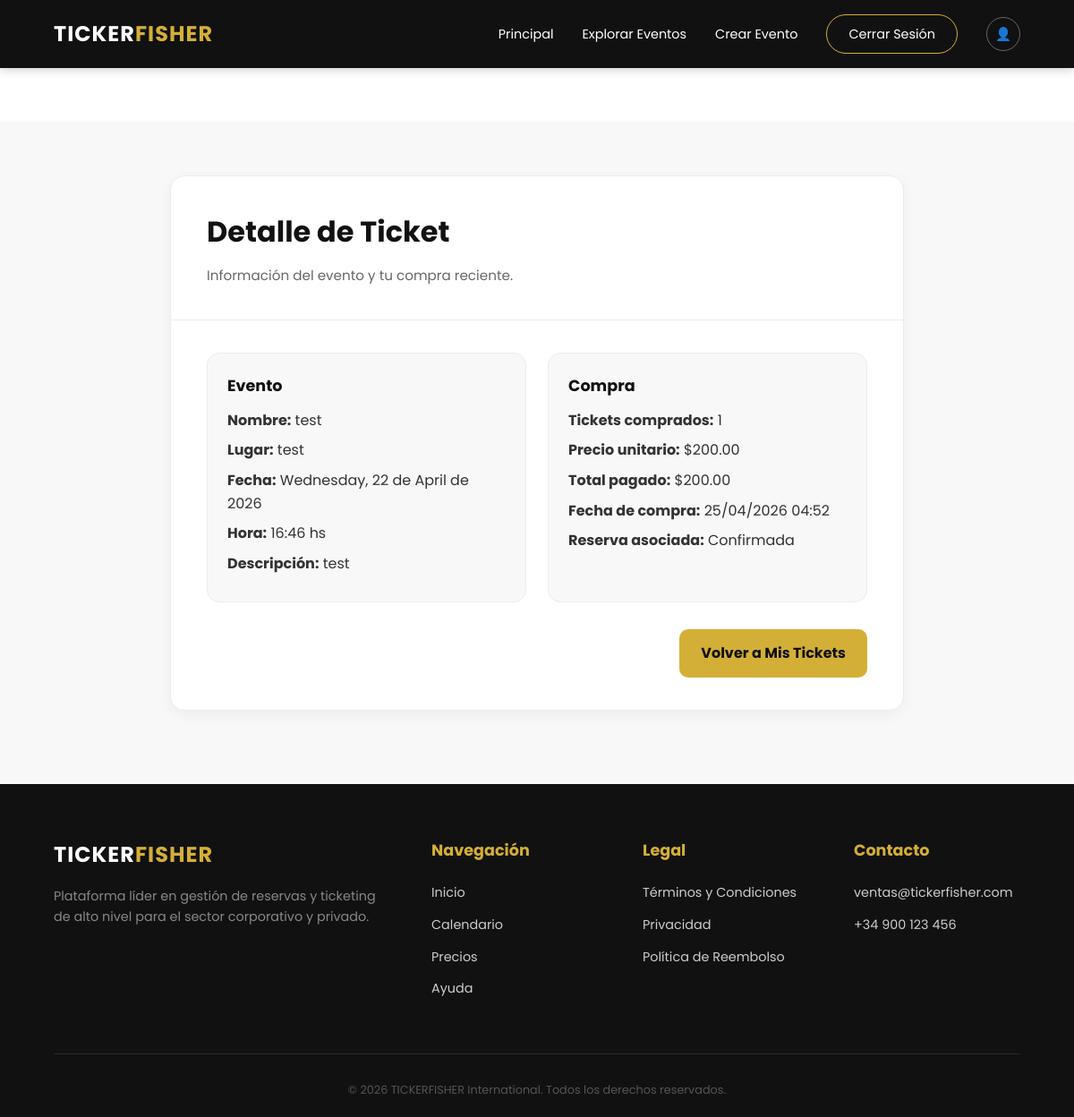
/user/mis-tickets/5/ (signed in), run on the app's committed database.
### apps/tickets/models.py (models this page shows, shortened)
class Ticket(models.Model):
    usuario = models.ForeignKey(Usuario, on_delete=models.CASCADE, related_name='tickets')
    evento = models.ForeignKey(Evento, on_delete=models.CASCADE, related_name='tickets')
    cantidad = models.PositiveIntegerField(default=1)
    fecha_compra = models.DateTimeField(auto_now_add=True)
    activo = models.BooleanField(default=True)
    reserva = models.ForeignKey(Reserva, on_delete=models.CASCADE, related_name='tickets')######### feedback
    class Meta:
        verbose_name = 'Ticket'
        verbose_name_plural = 'Tickets'
        ordering = ['-fecha_compra']

class Reserva(models.Model):
    ESTADOS = [
        ('pendiente', 'Pendiente'),
        ('confirmada', 'Confirmada'),
        ('cancelada', 'Cancelada'),
    ]
    usuario = models.ForeignKey(Usuario, on_delete=models.CASCADE, related_name='reservas')
    evento = models.ForeignKey(Evento, on_delete=models.CASCADE, related_name='reservas')
    cantidad = models.PositiveIntegerField(default=1)
    estado = models.CharField(max_length=20, choices=ESTADOS, default='pendiente')
    fecha_reserva = models.DateTimeField(auto_now_add=True)
    class Meta:
        verbose_name = 'Reserva'
        verbose_name_plural = 'Reservas'
        ordering = ['-fecha_reserva']

### apps/events/models.py (models this page shows, shortened)
class Evento(models.Model):
    nombre = models.CharField(max_length=200)
    lugar = models.CharField(max_length=255)
    fecha = models.DateField()
    hora = models.TimeField()
    categoria = models.CharField(
        max_length=50,
        choices=[
            ('Empresariales', 'Empresariales'),
            ('Conciertos', 'Conciertos'),
            ('Deportes', 'Deportes'),
            ('Festivales', 'Festivales'),
        ],
        default='Empresariales'
    )
    precio = models.DecimalField(max_digits=8, decimal_places=2, default=0.00)
    descripcion = models.TextField(blank=True)
    organizador = models.ForeignKey(Usuario, on_delete=models.CASCADE, related_name='eventos')
    fecha_creacion = models.DateTimeField(auto_now_add=True)
    activo = models.BooleanField(default=True)
    capacidad = models.PositiveIntegerField(default=100)  # Capacidad máxima del evento
    class Meta:
        verbose_name = 'Evento'
        verbose_name_plural = 'Eventos'
        ordering = ['-fecha_creacion']

### apps/end_user/views.py (the view)
# urls.py: path('mis-tickets/<int:ticket_id>/', views.ticket_detalle_view, name='ticket_detalle'),
@login_required(login_url='accounts:login')
def ticket_detalle_view(request, ticket_id):
    ticket = get_object_or_404(Ticket.objects.select_related('evento', 'reserva'), pk=ticket_id, usuario=request.user, activo=True)
    precio_unitario = ticket.evento.precio
    total_pagado = precio_unitario * ticket.cantidad
    return render(request, 'usuario/ticket_detalle.html', {
        'ticket': ticket,
        'precio_unitario': precio_unitario,
        'total_pagado': total_pagado,
    })

### apps/accounts/models.py (called while the page is built)
    def es_admin(self):
        return self.is_superuser or (self.rol and self.rol.nombre == 'admin')

    def es_organizador(self):
        return self.is_superuser or (self.rol and self.rol.nombre == 'organizador')

### apps/end_user/templates/usuario/ticket_detalle.html (shortened to what this page needs)
{% extends 'landing.html' %}
{% load static %}
{% block content %}
<section class="ticket-detail-section">
    <div class="ticket-detail-card">
        <div class="ticket-detail-header">
            <h1>Detalle de Ticket</h1>
            <p>Información del evento y tu compra reciente.</p>
        </div>
        <div class="ticket-detail-body">
            <div class="ticket-info-grid">
                <div class="ticket-info-card">
                    <h2>Evento</h2>
                    <p><strong>Nombre:</strong> {{ ticket.evento.nombre }}</p>
                    <p><strong>Lugar:</strong> {{ ticket.evento.lugar }}</p>
                    <p><strong>Fecha:</strong> {{ ticket.evento.fecha|date:"l, d \d\e F \d\e Y" }}</p>
                    <p><strong>Hora:</strong> {{ ticket.evento.hora|time:"H:i" }} hs</p>
                    {% if ticket.evento.descripcion %}
                        <p><strong>Descripción:</strong> {{ ticket.evento.descripcion }}</p>
                    {% endif %}
                </div>
                <div class="ticket-info-card">
                    <h2>Compra</h2>
                    <p><strong>Tickets comprados:</strong> {{ ticket.cantidad }}</p>
                    <p><strong>Precio unitario:</strong> ${{ precio_unitario|floatformat:2 }}</p>
                    <p><strong>Total pagado:</strong> ${{ total_pagado|floatformat:2 }}</p>
                    <p><strong>Fecha de compra:</strong> {{ ticket.fecha_compra|date:"d/m/Y H:i" }}</p>
                    <p><strong>Reserva asociada:</strong> {{ ticket.reserva.estado|capfirst }}</p>
                </div>
            </div>
            <div class="ticket-detail-actions">
                <a href="{% url 'end_user:mis_tickets' %}" class="btn-ticket-back">Volver a Mis Tickets</a>
            </div>
        </div>
    </div>
</section>
{% endblock %}

### static/css/style.css (style rules this page uses)
:root { --amarillo-principal: #D4AF37; --amarillo-suave: #F4E7B5; --amarillo-hover: #C9A227; --negro-principal: #111111; --negro-suave: #1E1E1E; --gris-oscuro: #2A2A2A; --blanco: #FFFFFF; --fondo-alterno: #F8F8F8; --bordes: #ECECEC; --shadow: 0 4px 15px rgba(0, 0, 0, 0.05); --transition: all 0.3s ease; }
* { margin: 0; padding: 0; box-sizing: border-box; }
body { font-family: 'Poppins', sans-serif; background-color: var(--blanco); color: var(--negro-principal); line-height: 1.6; }

### apps/end_user/templates/usuario/ticket_detalle.html (style rules this page uses)
.ticket-detail-section { background-color: var(--fondo-alterno); min-height: calc(100vh - 60px); padding: 60px 5%; margin-top: 60px; }
.ticket-detail-card { max-width: 820px; margin: 0 auto; background: var(--blanco); border: 1px solid var(--bordes); border-radius: 16px; box-shadow: var(--shadow); overflow: hidden; }
.ticket-detail-header { padding: 36px 40px; border-bottom: 1px solid var(--bordes); }
.ticket-detail-header h1 { margin: 0 0 12px; font-size: 2rem; }
.ticket-detail-header p { margin: 0; color: #666; font-size: 0.95rem; }
.ticket-detail-body { padding: 36px 40px; }
.ticket-info-grid { display: grid; grid-template-columns: 1fr 1fr; gap: 24px; margin-bottom: 30px; }
.ticket-info-card { background: var(--fondo-alterno); border: 1px solid var(--bordes); border-radius: 14px; padding: 22px; }
.ticket-info-card h2 { margin: 0 0 12px; font-size: 1.1rem; }
.ticket-info-card p { margin: 8px 0; color: #333; }
.ticket-detail-actions { display: flex; justify-content: flex-end; }
.btn-ticket-back { background: var(--amarillo-principal); border: none; color: var(--negro-principal); border-radius: 10px; padding: 14px 24px; font-weight: 700; cursor: pointer; text-decoration: none; transition: var(--transition); }

### data on the page
Ticket: evento.nombre "test", evento.lugar "test", evento.fecha "Wednesday, 22 de April de 2026", evento.hora "16:46", evento.descripcion "test", cantidad "1", fecha_compra "25/04/2026 04:52", reserva.estado "Confirmada"
Evento: precio "200.00"

### other printed values
{{ total_pagado|floatformat:2 }} "200.00"
